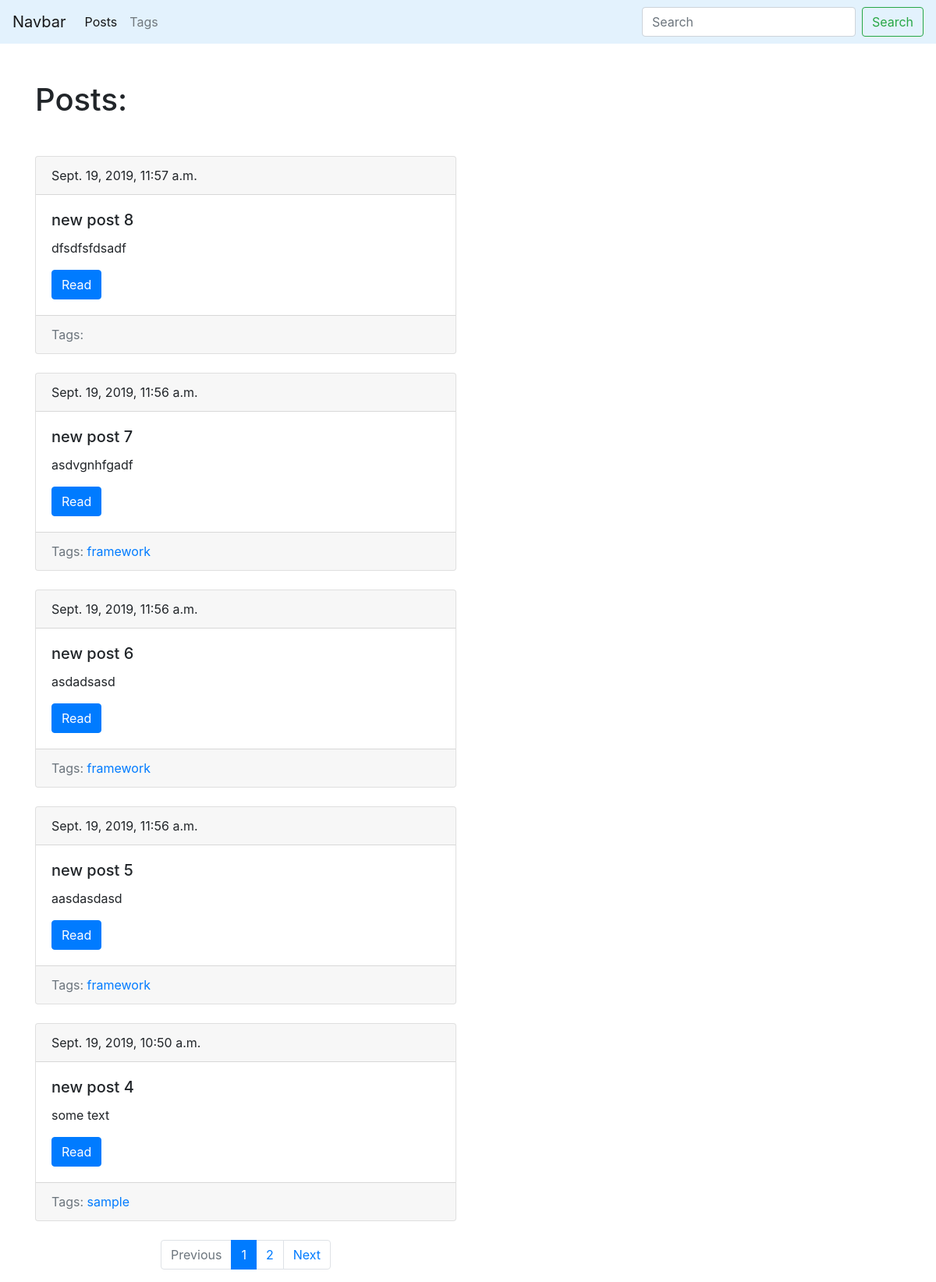
/blog/, run on an earlier commit of the app's database.
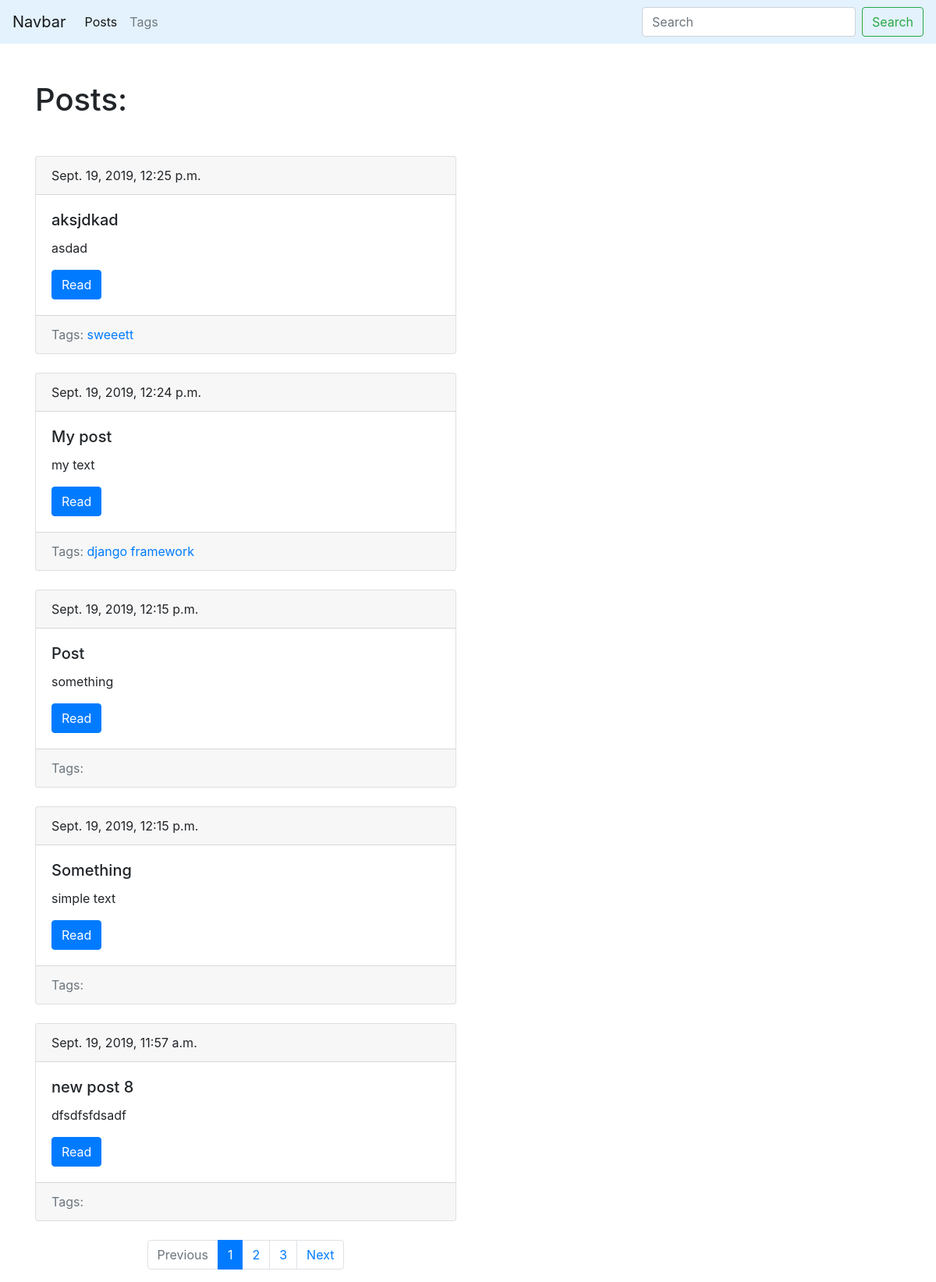
And on a later commit of the database.
### blog/models.py (models this page shows, shortened)
class Post(models.Model):
    title = models.CharField(max_length=150, db_index=True)
    slug = models.SlugField(max_length=150, blank=True, unique=True)
    body = models.TextField(blank=True, db_index=True)
    tags = models.ManyToManyField('Tag', blank=True, related_name='posts')
    date_pub = models.DateTimeField(auto_now_add=True)
    def get_absolute_url(self):
        return reverse('post_detail_url', kwargs={'slug': self.slug})
    class Meta:
        ordering = ['-date_pub']

class Tag(models.Model):
    title = models.CharField(max_length=50)
    slug = models.SlugField(max_length=50, unique=True)
    def get_absolute_url(self):
        return reverse('tag_detail_url', kwargs={'slug': self.slug})
    class Meta:
        ordering = ['title']

### blog/views.py (the view)
# urls.py: path('', posts_list, name='posts_list_url'),
def posts_list(request):
    search_query = request.GET.get('search', '')
    if search_query:
        posts = Post.objects.filter(Q(title__icontains=search_query) | Q(body__icontains=search_query))
    else:
        posts = Post.objects.all()
    paginator = Paginator(posts, 5)
    page_number = request.GET.get('page', 1)
    page = paginator.get_page(page_number)
    is_paginated = page.has_other_pages()
    if page.has_previous():
        prev_url = '?page={}'.format(page.previous_page_number())
    else:
        prev_url = ''
    if page.has_next():
        next_url = '?page={}'.format(page.next_page_number())
    else:
        next_url = ''
    context = {
        'page_object': page,
        'is_paginated': is_paginated,
        'next_url': next_url,
        'prev_url': prev_url
    }
    return render(request, 'blog/index.html', context=context)

### blog/templates/blog/index.html (shortened to what this page needs)
{% extends 'blog/base_blog.html' %}
{% block content %}
    <h1 class="mb-5"> Posts: </h1>
    {%  for post in page_object.object_list %}
        {% include 'blog/includes/post_cad_template.html' %}
    {% endfor %}
{% endblock %}

### blog/templates/blog/includes/post_cad_template.html
<div class="card mb-4 " >
    <div class="card-header">
        {{ post.date_pub }}
    </div>
    <div class="card-body">
        <h5 class="card-title">{{ post.title }}</h5>
        <p class="card-text">{{ post.body|truncatewords:15 }}</p>
        <a href="{{ post.get_absolute_url }}" class="btn btn-primary">Read</a>
    </div>
    <div class="card-footer text-muted">
        Tags:
        {% for tag in post.tags.all %}
            <a href="{{ tag.get_absolute_url}}">{{ tag.title }}</a>
        {% endfor %}
    </div>
</div>

What changed in the data, as far as the page shows it:
no longer on this page (row unchanged): Post: date_pub "Sept. 19, 2019, 11:56 a.m.", title "new post 7", body "asdvgnhfgadf", Tag (title "framework")
no longer on this page (row unchanged): Post: date_pub "Sept. 19, 2019, 11:56 a.m.", title "new post 6", body "asdadsasd", Tag (title "framework")
no longer on this page (row unchanged): Post: date_pub "Sept. 19, 2019, 11:56 a.m.", title "new post 5", body "aasdasdasd", Tag (title "framework")
no longer on this page (row unchanged): Post: date_pub "Sept. 19, 2019, 10:50 a.m.", title "new post 4", body "some text"
no longer on this page (row unchanged): Tag: title "sample", shown under "Sept. 19, 2019, 10:50 a.m."
added Post: date_pub "Sept. 19, 2019, 12:25 p.m.", title "aksjdkad", body "asdad"
now on this page (row unchanged): Tag: title "sweeett", shown under "Sept. 19, 2019, 12:25 p.m."
added Post: date_pub "Sept. 19, 2019, 12:24 p.m.", title "My post", body "my text", Tag (title "framework")
now on this page (row unchanged): Tag: title "django", shown under "Sept. 19, 2019, 12:24 p.m."
added Post: date_pub "Sept. 19, 2019, 12:15 p.m.", title "Post", body "something"
added Post: date_pub "Sept. 19, 2019, 12:15 p.m.", title "Something", body "simple text"
Also different on the page:
new list line: "3"
